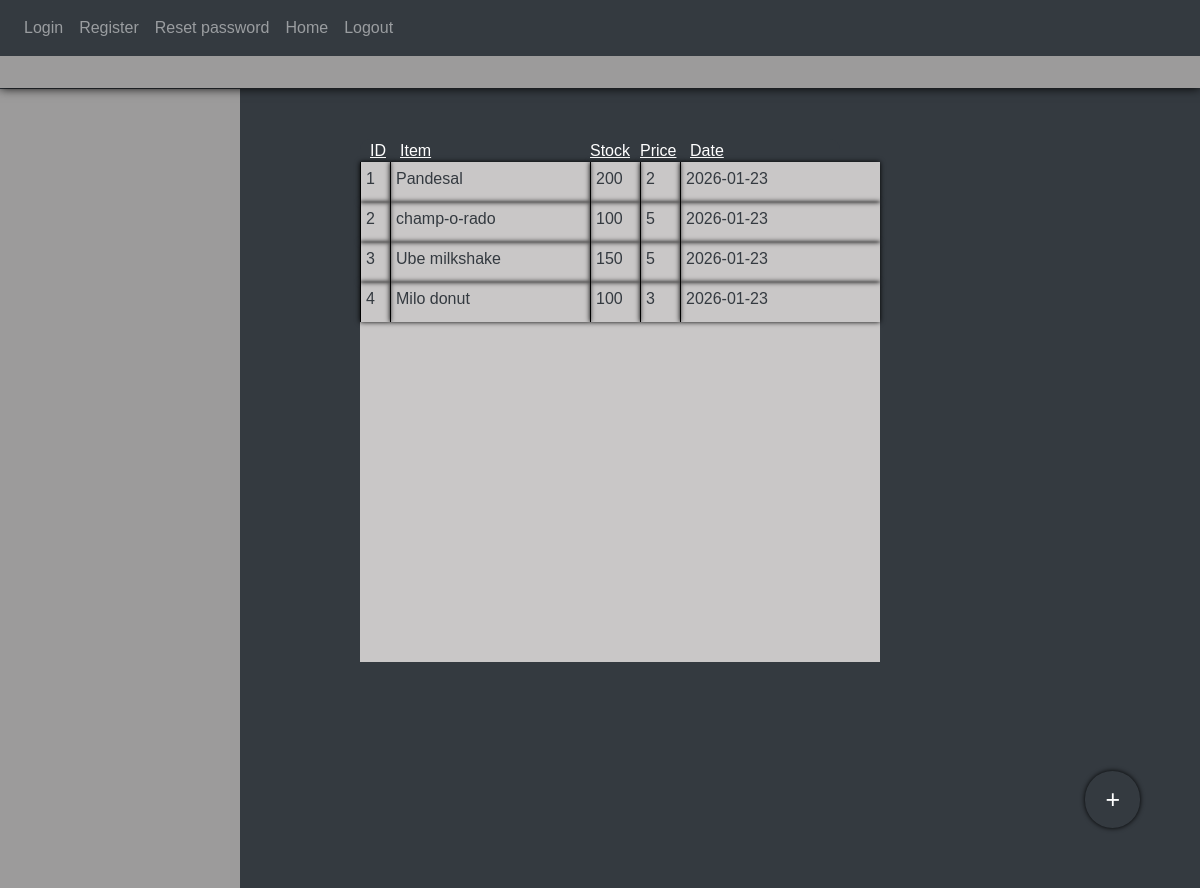
The app's page /group1 with its own data.
### web/models.py (models this page shows)
class Item(db.Model):
    id = db.Column(db.Integer, primary_key = True)
    name = db.Column(db.String(30))
    stock = db.Column(db.Integer, default = 0)
    price = db.Column(db.Integer)
    date = db.Column(db.String(20))
    user_id = db.Column(db.Integer,db.ForeignKey("user.id"))

### web/views.py (the view)
@views.route("/group1")
def group1():
    details = Item.query.all()
    return render_template("group1.html", details = details)

### web/templates/group1.html (shortened to what this page needs)
{%extends "base.html"%}{%block title %}login{%endblock%}
{%block content%}
<div class="side-bar" ></div>
<div class="grid_parent" id = "grid">
    <div class="grid_head">
        <label>ID</label>
        <label>Item</label>
        <label>Stock</label>
        <label>Price</label>
        <label>Date</label>
    </div>
    <div class="grid_item" >
        {%for i in details%}
            <label>{{i.id}}</label>
            <label>{{i.name}}</label>
            <label>{{i.stock}}</label>
            <label>{{i.price}}</label>
            <label>{{i.date}}</label>
        {%endfor%}
    </div>
</div>
<div id = "modify_menu_button">
<button class="create dropdown"  onclick="open_modify()">+</button>
</div>
</div>
{%endblock%}

### web/templates/base.html (shortened to what this page needs)
<!DOCTYPE html>
<html>
<head>
    <link
        rel="stylesheet"
        href="https://stackpath.bootstrapcdn.com/font-awesome/4.7.0/css/font-awesome.min.css"
    >
    <link
        rel="stylesheet"
        href="https://stackpath.bootstrapcdn.com/bootstrap/4.4.1/css/bootstrap.min.css"
    >
    <link rel="stylesheet" href="{{ url_for('static', filename='style.css') }}">
</head>
<body>
<nav class="navbar navbar-expand-lg navbar-dark bg-dark fixed-top">
    <div class="navbar-nav">
        <a class="nav-item nav-link" href="/login">Login</a>
        <a class="nav-item nav-link" href="/register">Register</a>
        <a class="nav-item nav-link" href="/resetPassword">Reset password</a>
        <a class="nav-item nav-link" href="/home">Home</a>
        <a class="nav-item nav-link" href="/logout">Logout</a>
    </div>
</nav>
{%block secNav%}<div class = "second_navbar" style="position: absolute;">
</div>{%endblock%}
<div class="d-flex justify-content-center">
    <div class="wrapper">
  {% block content %}{% endblock %}
  </div>
</body>
</html>

### web/static/style.css (style rules this page uses)
* { margin: 0; padding: 0; box-sizing: border-box; font-family: sans-serif; }
body { display: flex; justify-content: center; align-items: center; min-height: 100vh; background-color: #343a40; }
.wrapper { width: 480px; background-color: #343a40; color: white; border-radius: 10px; justify-self: center; }
.second_navbar { width: 100vw; height: 5vh ; background-color: rgb(156, 155, 155); position:absolute; top:6vh; justify-self: top; box-shadow: 0 0 10px black; z-index: 1; }
.side-bar { width: 20vw; height: 100vh; position: absolute ; left: 0; top: 10%; background-color: rgb(156, 155, 155); }
.create { display: inline-block; font-size: 25px; padding: 20px 45px; border-radius: 50px; border:none; box-shadow: 0 0 5px black; cursor: pointer; color:white ; background-color: #343a40; position: absolute; right: 50px; bottom: 50px; }
.grid_item { display: grid; background-color: rgb(201, 199, 199); width: fit-content; height:500px; grid-template-columns: 30px 200px 50px 40px 200px ; grid-auto-rows: 40px; row-gap: 0px; }
.grid_item label { border-left:1px solid black; padding: 5px; box-shadow: 0 0 5px black; margin-bottom: 0px; color: #343a40; }
.grid_head { display: grid; width: 500px; grid-template-columns:30px 190px 50px 50px 200px; text-decoration: underline; }
.grid_head label { height: 15px; padding-left: 10px; }
.dropdown { border-radius: 100px; padding: 10px 20px; bottom: 60px; right: 60px; position: absolute; }

### records on screen
Item: id "1", name "Pandesal", stock "200", price "2", date "2026-01-23"
Item: id "2", name "champ-o-rado", stock "100", price "5", date "2026-01-23"
Item: id "3", name "Ube milkshake", stock "150", price "5", date "2026-01-23"
Item: id "4", name "Milo donut", stock "100", price "3", date "2026-01-23"
